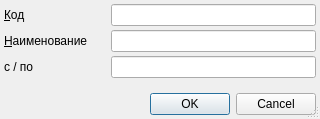
<?xml version="1.0" encoding="UTF-8"?>
<ui version="4.0">
 <class>RBMealTime</class>
 <widget class="QDialog" name="RBMealTime">
  <property name="geometry">
   <rect>
    <x>0</x>
    <y>0</y>
    <width>320</width>
    <height>119</height>
   </rect>
  </property>
  <property name="windowTitle">
   <string>ChangeMe!</string>
  </property>
  <property name="sizeGripEnabled">
   <bool>true</bool>
  </property>
  <layout class="QGridLayout">
   <property name="margin">
    <number>4</number>
   </property>
   <property name="spacing">
    <number>4</number>
   </property>
   <item row="0" column="1">
    <widget class="QLineEdit" name="edtCode"/>
   </item>
   <item row="1" column="1">
    <widget class="QLineEdit" name="edtName"/>
   </item>
   <item row="3" column="0">
    <spacer>
     <property name="orientation">
      <enum>Qt::Vertical</enum>
     </property>
     <property name="sizeHint" stdset="0">
      <size>
       <width>103</width>
       <height>16</height>
      </size>
     </property>
    </spacer>
   </item>
   <item row="2" column="0">
    <widget class="QLabel" name="lblTime">
     <property name="sizePolicy">
      <sizepolicy hsizetype="Maximum" vsizetype="Preferred">
       <horstretch>0</horstretch>
       <verstretch>0</verstretch>
      </sizepolicy>
     </property>
     <property name="text">
      <string>с / по</string>
     </property>
     <property name="buddy">
      <cstring>edtRangeTime</cstring>
     </property>
    </widget>
   </item>
   <item row="2" column="1">
    <widget class="CTimeRangeEdit" name="edtRangeTime"/>
   </item>
   <item row="1" column="0">
    <widget class="QLabel" name="lblName">
     <property name="sizePolicy">
      <sizepolicy hsizetype="Maximum" vsizetype="Preferred">
       <horstretch>0</horstretch>
       <verstretch>0</verstretch>
      </sizepolicy>
     </property>
     <property name="text">
      <string>&amp;Наименование</string>
     </property>
     <property name="buddy">
      <cstring>edtName</cstring>
     </property>
    </widget>
   </item>
   <item row="0" column="0">
    <widget class="QLabel" name="lblCode">
     <property name="sizePolicy">
      <sizepolicy hsizetype="Maximum" vsizetype="Preferred">
       <horstretch>0</horstretch>
       <verstretch>0</verstretch>
      </sizepolicy>
     </property>
     <property name="text">
      <string>&amp;Код</string>
     </property>
     <property name="buddy">
      <cstring>edtCode</cstring>
     </property>
    </widget>
   </item>
   <item row="4" column="0" colspan="2">
    <widget class="QDialogButtonBox" name="buttonBox">
     <property name="standardButtons">
      <set>QDialogButtonBox::Cancel|QDialogButtonBox::Ok</set>
     </property>
    </widget>
   </item>
  </layout>
 </widget>
 <customwidgets>
  <customwidget>
   <class>CTimeRangeEdit</class>
   <extends>QLineEdit</extends>
   <header>library/TimeEdit.h</header>
  </customwidget>
 </customwidgets>
 <tabstops>
  <tabstop>edtCode</tabstop>
  <tabstop>edtName</tabstop>
  <tabstop>edtRangeTime</tabstop>
 </tabstops>
 <resources/>
 <connections>
  <connection>
   <sender>buttonBox</sender>
   <signal>accepted()</signal>
   <receiver>RBMealTime</receiver>
   <slot>accept()</slot>
   <hints>
    <hint type="sourcelabel">
     <x>150</x>
     <y>113</y>
    </hint>
    <hint type="destinationlabel">
     <x>150</x>
     <y>64</y>
    </hint>
   </hints>
  </connection>
  <connection>
   <sender>buttonBox</sender>
   <signal>rejected()</signal>
   <receiver>RBMealTime</receiver>
   <slot>reject()</slot>
   <hints>
    <hint type="sourcelabel">
     <x>150</x>
     <y>113</y>
    </hint>
    <hint type="destinationlabel">
     <x>150</x>
     <y>64</y>
    </hint>
   </hints>
  </connection>
 </connections>
</ui>
